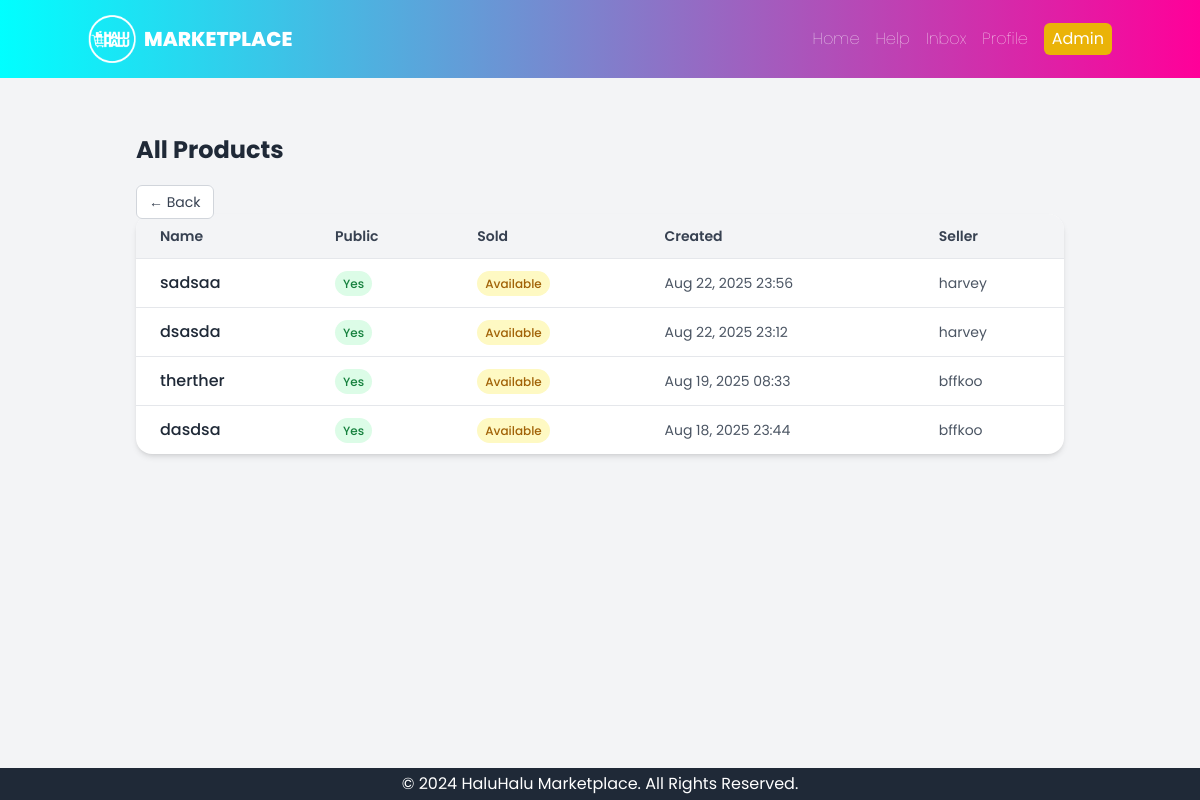
/staff/product/ (signed in), run on an earlier commit of the app's database.
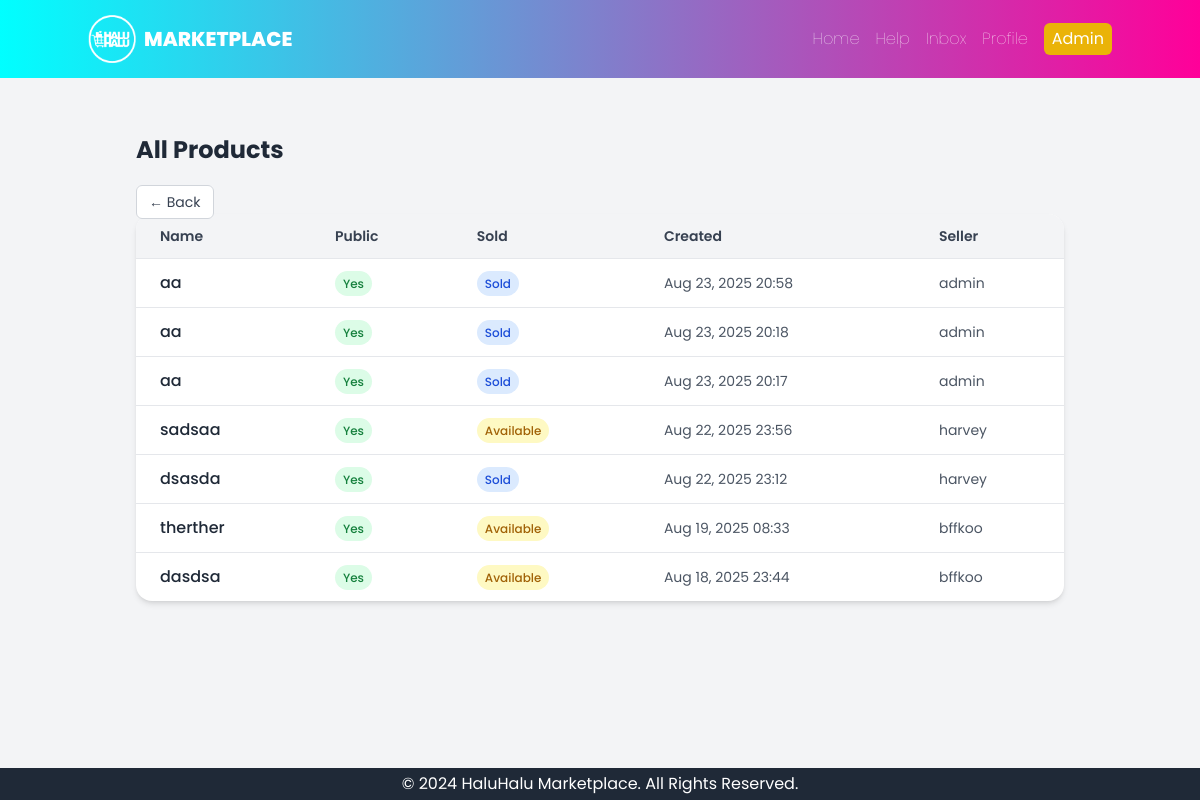
And on a later commit of the database.
### core/models.py (models this page shows, shortened)
class Product(models.Model):
    title = models.CharField(max_length=255)
    description = models.TextField()
    price = models.DecimalField(max_digits=10, decimal_places=2)
    image = models.ImageField(upload_to='product_images/', blank=True, null=True)
    is_sold = models.BooleanField(default=False)
    seller = models.ForeignKey(settings.AUTH_USER_MODEL, on_delete=models.CASCADE, related_name='products')
    posted_at = models.DateTimeField(auto_now_add=True)
    is_public = models.BooleanField(default=True)
    class Meta:
        ordering = ['-posted_at']

class CustomUser(AbstractUser):
    profile_pic = models.ImageField(upload_to='profile_pics', null=True, blank=True)

### core/views.py (the view)
# urls.py: path("staff/product/", views.product, name="product"),
@staff_member_required
def product(request):
    products = Product.objects.all()
    return render(request, "admin/product.html", {"products": products})

### core/templates/admin/product.html (shortened to what this page needs)
{% extends "base.html" %}
{% block content %}
<div class="p-6">
    <h1 class="text-2xl font-bold text-gray-800 mb-6">All Products</h1>
        <a href="{% url 'staff_dashboard' %}"
       class="text-sm px-3 py-1.5 rounded-md border border-gray-300 text-gray-700 bg-white hover:bg-gray-100 transition">
        ← Back
    </a>
    <div class="bg-white shadow-md rounded-2xl overflow-hidden">
        <table class="w-full text-left border-collapse">
            <thead>
                <tr class="bg-gray-100 text-gray-700">
                    <th class="px-6 py-3 text-sm font-semibold">Name</th>
                    <th class="px-6 py-3 text-sm font-semibold">Public</th>
                    <th class="px-6 py-3 text-sm font-semibold">Sold</th>
                    <th class="px-6 py-3 text-sm font-semibold">Created</th>
                    <th class="px-6 py-3 text-sm font-semibold">Seller</th>
                </tr>
            </thead>
            <tbody>
            {% for product in products %}
            <tr class="border-t hover:bg-gray-50">
                <td class="px-6 py-3 font-medium text-gray-800">{{ product.title }}</td>
                <td class="px-6 py-3">
                    {% if product.is_public %}
                        <span class="px-2 py-1 text-xs font-medium bg-green-100 text-green-700 rounded-full">Yes</span>
                    {% else %}
                        <span class="px-2 py-1 text-xs font-medium bg-red-100 text-red-700 rounded-full">No</span>
                    {% endif %}
                </td>
                <td class="px-6 py-3">
                    {% if product.is_sold %}
                        <span class="px-2 py-1 text-xs font-medium bg-blue-100 text-blue-700 rounded-full">Sold</span>
                    {% else %}
                        <span class="px-2 py-1 text-xs font-medium bg-yellow-100 text-yellow-700 rounded-full">Available</span>
                    {% endif %}
                </td>
                <td class="px-6 py-3 text-sm text-gray-600">
                    {{ product.posted_at|date:"M d, Y H:i" }}
                </td>
                <td class="px-6 py-3 text-sm text-gray-600">
                    {{ product.seller.username }}
                </td>
            </tr>
            {% empty %}
            <tr>
                <td colspan="4" class="px-6 py-4 text-center text-gray-500">
                    No products found.
                </td>
            </tr>
            {% endfor %}
        </tbody>
        </table>
    </div>
</div>
{% endblock %}

### core/templates/base.html (shortened to what this page needs)
<!DOCTYPE html>
<html lang="en">
<head>
    <script src="https://cdn.tailwindcss.com"></script>
    <link rel="stylesheet" href="https://cdnjs.cloudflare.com/ajax/libs/font-awesome/5.15.3/css/all.min.css">
</head>
<body class="bg-gray-100 flex flex-col min-h-screen">
    <nav class="navbar navbar-expand-lg navbar-dark">
        <div class="container mx-auto px-0 py-0 flex justify-between items-center">
            <a href="{% url 'base' %}" class="flex items-center space-x-2 hover-grow">
                <img src="/static/images/logo_white.png" alt=" " class="h-12 w-auto">
                <span class="font-extrabold text-xl">MARKETPLACE</span>
            </a>
            <div class="flex items-center space-x-4">
                <a href="{% url 'product_list' %}" class="text-white text-base font-thin hover:text-gray-300 transition duration-200">Home</a>
                <a href="{% url 'help' %}" class="text-white text-base font-thin hover:text-gray-300 transition duration-200">Help</a>
                {% if user.is_authenticated %}
                    <a href="{% url 'inbox' %}" class="text-white text-base font-thin hover:text-gray-300 transition duration-200">Inbox</a>
                    <a href="{% url 'my_profile' %}" class="text-white text-base font-thin hover:text-gray-300 transition duration-200">Profile</a>
                    {% if user.is_staff %}
                    <a href="{% url 'staff_dashboard' %}" class="px-2 py-1 bg-yellow-500 text-white text-base rounded-md hover:bg-yellow-600 transition duration-200">Admin</a>
                    {% endif %}
                {% else %}
                    <a href="{% url 'signup' %}" class="text-white text-base font-thin hover:text-gray-300 transition duration-200">Sign Up</a>
                    <a href="{% url 'login' %}" class="px-2 py-1 bg-blue-500 text-white text-base rounded-md hover:bg-blue-600 transition duration-200">Login</a>
                {% endif %}
            </div>
        </div>
    </nav>
    <main class="container mx-auto px-6 py-8 flex-grow">
        {% block content %}{% endblock %}
    </main>
    <footer class="bg-gray-800 text-white px-4 py-1 text-center mt-8">
        <p>&copy; 2024 HaluHalu Marketplace. All Rights Reserved.</p>
    </footer>
    </body>
</html>

### core/templates/base.html (style rules this page uses)
body { font-family: 'Poppins', sans-serif; }
.navbar { background: linear-gradient(to right, #00ffff, #ff0099); padding: 15px 20px; color: white; font-size: 18px; }
.hover-grow { display: inline-block; transition: transform 0.2s ease; }

What changed in the data, as far as the page shows it:
added Product: title "aa", is_public "Yes", is_sold "Sold", posted_at "Aug 23, 2025 20:58", seller.username "admin"
added Product: title "aa", is_public "Yes", is_sold "Sold", posted_at "Aug 23, 2025 20:18", seller.username "admin"
added Product: title "aa", is_public "Yes", is_sold "Sold", posted_at "Aug 23, 2025 20:17", seller.username "admin"
changed Product "dsasda": is_sold "Available" → "Sold"
